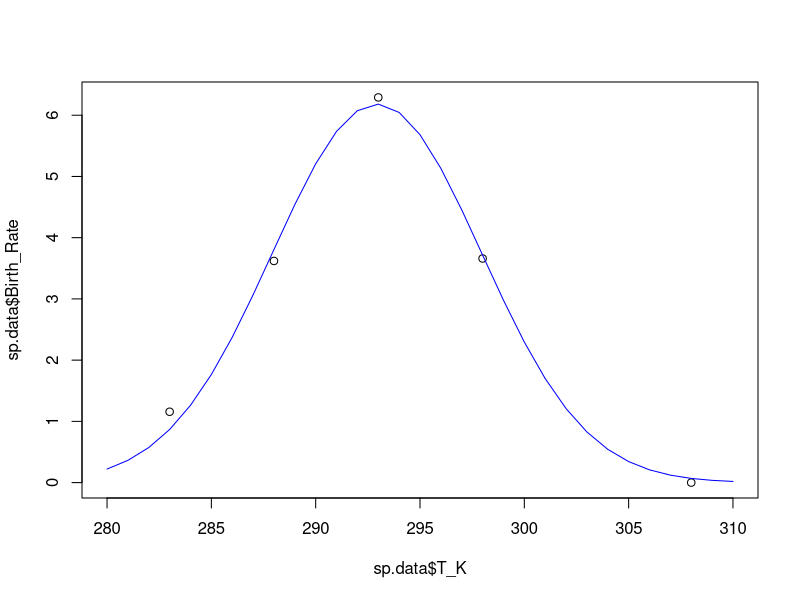
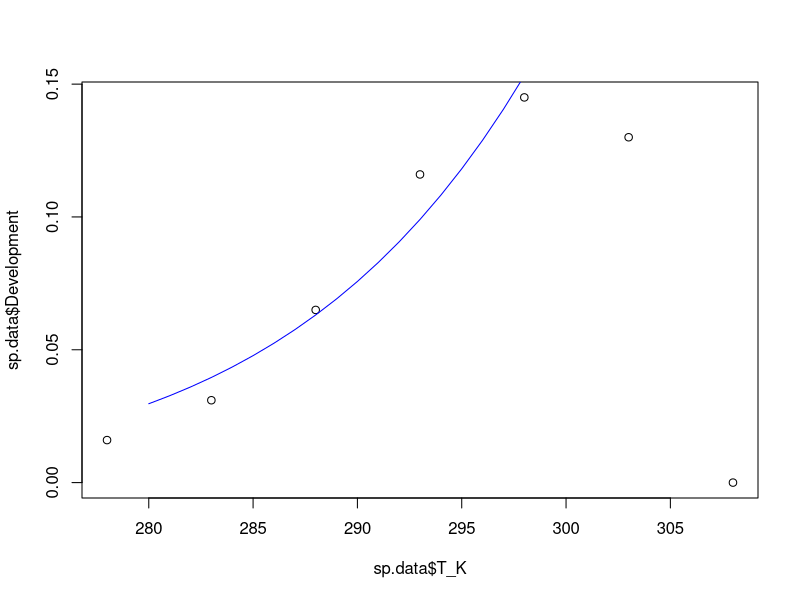
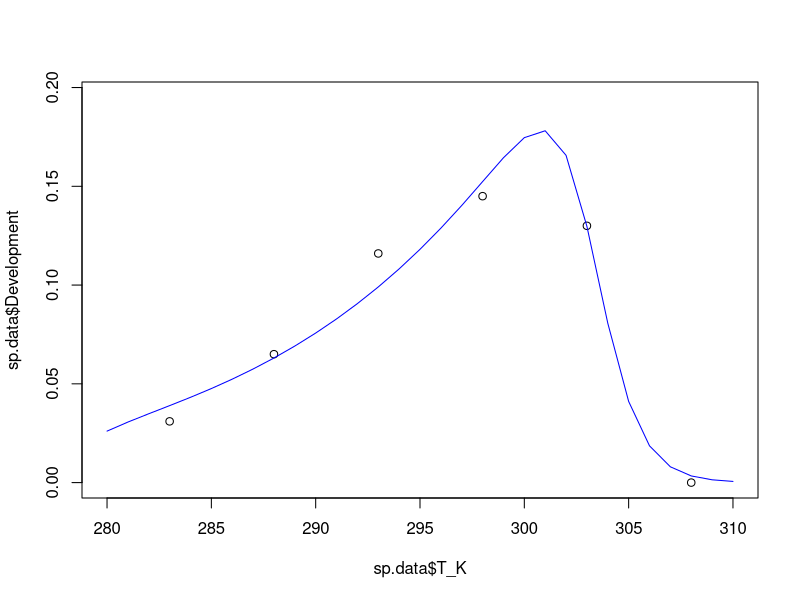

R code for these plots, in order: (Note: this script raises an error after producing the figures.)
###################################################################
#### This R script fits functions to temperature response data ####
###################################################################


# Load packages and set working directory
library(tidyr)
library(ggplot2)
library(dplyr)
library(tidyverse)
setwd(dirname(rstudioapi::getActiveDocumentContext()$path))

# Read data
data <- as.data.frame(read_csv("Temperature response data.csv"))

# USER: enter species name (used in temperature response data.csv)
name <- "Hyadaphis pseudobrassicae US"

# Assign species
sp.data <- data[data$Species == name,]
  
  
# Remove columns that do not contain temperature data
sp.data <- sp.data[-c(1:8,12,14,16,18,20,21,23,24,26,27,29,31,32,34,36,37,38)]

# Set some option for nls and plots
Tmin <- 280
Tmax <- 310
TR <- 293



####################################### FECUNDITY ###########################################
# NLS
fec <- nls(Birth_Rate ~ bTopt*exp(-((T_K-Toptb)^2)/(2*sb^2)), data=sp.data,
           start=list(bTopt=5, Toptb=TR, sb=3))
summary(fec)
# Plot model fits
plot(sp.data$T_K, sp.data$Birth_Rate, xlim = c(Tmin,Tmax), ylim = c(0,max(sp.data$Birth_Rate, na.rm = T)))
points(seq(Tmin,Tmax,1),coef(fec)[1]*exp(-((seq(Tmin,Tmax,1)-coef(fec)[2])^2)/(2*coef(fec)[3]^2)), type="l", col="blue")


###################################### DEVELOPMENT ##########################################
# estimate xTR and A
# NOTE: removed data beyond max development
dev.mon <- nls(Development ~ xTR*T_K/TR*exp(A*(1/TR-1/T_K)), data=sp.data[-c((nrow(sp.data)-1):nrow(sp.data)),],
               start=list(xTR=0.1, A=1000))
summary(dev.mon)
# plot model fits
plot(sp.data$T_K, sp.data$Development)
points(seq(Tmin,Tmax,1), coef(dev.mon)[1]*(seq(Tmin,Tmax,1)/TR)*exp(coef(dev.mon)[2]*(1/TR-1/seq(Tmin,Tmax,1))), type="l", col="blue")


# developmental temperature optima and maximum
(sp.data[sp.data$Development == max(sp.data$Development, na.rm = T), "T_K"])
(max(sp.data$T_K))


# estimate AL and AH separately from TL and TH if needed
xTR <- coef(dev.mon)[1]
A <- coef(dev.mon)[2]
kTL <- 283
kTH <- 303
dev.A <- nls(Development ~ xTR*(T_K/TR)*exp(A*(1/TR-1/T_K))/(1+exp(AL*(1/kTL-1/T_K))+exp(AH*(1/kTH-1/T_K))),
              data=sp.data, start=list(AL=-50000, AH=100000))
summary(dev.A)
AL <- coef(dev.A)[1]
AH <- coef(dev.A)[2]
dev.T <- nls(Development ~ xTR*(T_K/TR)*exp(A*(1/TR-1/T_K))/(1+exp(AL*(1/TL-1/T_K))+exp(AH*(1/TH-1/T_K))),
             data=sp.data, start=list(TL=kTL, TH=kTH))
summary(dev.T)
# plot model fits
plot(sp.data$T_K, sp.data$Development, xlim=c(Tmin,Tmax), ylim=c(0,max(sp.data$Development)+0.05))
points(seq(Tmin,Tmax,1), xTR*(seq(Tmin,Tmax,1)/TR)*exp(A*(1/TR-1/seq(Tmin,Tmax,1)))/
         (1+(exp(AL*(1/coef(dev.T)[1]-1/seq(Tmin,Tmax,1)))+exp(AH*(1/coef(dev.T)[2]-1/seq(Tmin,Tmax,1))))), type="l", col="blue")


# developmental temperature optima and maximum for all species
# results array
param.all <- as.data.frame(read_csv("Temperature response parameters.csv"))
results <- data.frame(param.all[,1], 1:nrow(param.all), 1:nrow(param.all))
results[4,] <- "Clavigralla tomentosicollis Burkina_Faso"
names(results) <- c("Species","Topt","Tmax")
# get data
for(s in 1:nrow(param.all)) {
  param <- data[data$Species == str_extract(results[s,]$Species, "[^ ]+ [^ ]+ [^ ]+"),]
  results[s,2] <- param[param$Development == max(param$Development), "T_K"]
  results[s,3] <- max(param$T_K) }
write_csv(results, "Development params.csv")



# estimate all parameters without TL and AL
dev.A <- nls(Development ~ xTR*(T_K/TR)*exp(A*(1/TR-1/T_K))/(1+exp(AH*(1/TH-1/T_K))),
             data=sp.data, start=list(xTR=0.1, A=1000, AH=50000, TH=300))
summary(dev.A)
xTR <- coef(dev.A)[1]
A <- coef(dev.A)[2]
AH <- coef(dev.A)[3]
TH <- coef(dev.A)[4]
# Plot model fits
plot(sp.data$T_K, sp.data$Development, xlim=c(Tmin,Tmax), ylim=c(0,max(sp.data$Development)+0.05))
points(seq(Tmin,Tmax,1), xTR*(seq(Tmin,Tmax,1)/TR)*exp(A*(1/TR-1/seq(Tmin,Tmax,1)))/
         (1+exp(AH*(1/TH-1/seq(Tmin,Tmax,1)))), type="l", col="blue")


# estimate TH and AH separately from TL and AL (or without) if needed
kAL <- -5000
dev.H <- nls(Development ~ xTR*(T_K/TR)*exp(A*(1/TR-1/T_K))/(1+exp(kAL*(1/kTL-1/T_K))+exp(AH*(1/TH-1/T_K))),
             data=sp.data, start=list(TH=kTH, AH=100000))
summary(dev.H)
kTH <- coef(dev.H)[1]
kAH <- coef(dev.H)[2]
dev.AL <- nls(Development ~ xTR*(T_K/TR)*exp(A*(1/TR-1/T_K))/(1+exp(AL*(1/kTL-1/T_K))+exp(kAH*(1/kTH-1/T_K))),
             data=sp.data, start=list(AL=-10000))
summary(dev.AL)
dev.TL <- nls(Development ~ xTR*(T_K/TR)*exp(A*(1/TR-1/T_K))/(1+exp(coef(dev.AL)[1]*(1/TL-1/T_K))+exp(coef(dev.H)[2]*(1/coef(dev.H)[1]-1/T_K))),
             data=sp.data, start=list(TL=kTL))
summary(dev.TL)
# Plot model fits
plot(sp.data$T_K, sp.data$Development)
points(seq(Tmin,Tmax,1), xTR*(seq(Tmin,Tmax,1)/TR)*exp(A*(1/TR-1/seq(Tmin,Tmax,1)))/
         (1+(exp(coef(dev.AL)[1]*(1/coef(dev.TL)[1]-1/seq(Tmin,Tmax,1)))+exp(coef(dev.H)[2]*(1/coef(dev.H)[1]-1/seq(Tmin,Tmax,1))))), type="l", col="blue")


# Minimum developmental temperature
# NOTE: removed data beyond max development
dev.min <- nls(Development ~ m*T_K+b, data=sp.data[-c((nrow(sp.data)-1):nrow(sp.data)),],
               start=list(m=0.01, b=0))
summary(dev.min)
# Plot model fits
plot(sp.data$T_K, sp.data$Development, xlim=c(280,Tmax))
points(seq(280,Tmax,1), coef(dev.min)[1]*seq(280,Tmax,1)+coef(dev.min)[2], type="l", col="blue")

# Calculate Tmin
Tmin <- (-coef(dev.min)[2]/coef(dev.min)[1])[[1]]
Tmin



######################################## MORTALITY ##########################################
# NLS for juvenile mortality
mort.J <- nls(Juv_Mortality ~ xTR*exp(A*(1/TR-1/T_K)), data=sp.data,
              start=list(xTR=0.01, A=10000))
summary(mort.J)
# Plot model fits
plot(sp.data$T_K, sp.data$Juv_Mortality, ylim=c(0,0.3))
points(seq(Tmin,Tmax,1), coef(mort.J)[1]*exp(coef(mort.J)[2]*(1/TR-1/seq(Tmin,Tmax,1))), type="l", col="blue")


# NLS for adult mortality
mort.A <- nls(Adult_Mortality ~ xTR*exp(A*(1/TR-1/T_K)), data=sp.data,
              start=list(xTR=0.01, A=10000))
summary(mort.A)
# Plot model fits
plot(sp.data$T_K, sp.data$Adult_Mortality, ylim=c(0,1))
points(seq(Tmin,Tmax,1), coef(mort.A)[1]*exp(coef(mort.A)[2]*(1/TR-1/seq(Tmin,Tmax,1))), type="l", col="blue")



################################## r (INTRINSIC GROWTH RATE) ################################
# estimate all parameters
r <- nls(r ~ ifelse(T_K <= Topt, rMax*exp(-1*((T_K-Topt)/(2*sr))^2),
                    rMax*(1 - ((T_K-Topt)/(Topt-Tmax))^2)),
                    data=sp.data, start=list(sr=5, Topt=295, Tmax=300, rMax=0.3))
summary(r)
# Plot model fits
plot(sp.data$T_K, sp.data$r, xlim = c(Tmin,Tmax+5), ylim = c(-0.2,0.4)) #max(sp.data$r)+0.05))
points(seq(Tmin,Tmax+5,1), ifelse(seq(Tmin,Tmax+5,1) <= coef(r)[2], coef(r)[4]*exp(-1*((seq(Tmin,Tmax+5,1)-coef(r)[2])/(2*coef(r)[1]))^2),
                                coef(r)[4]*(1 - ((seq(Tmin,Tmax+5,1)-coef(r)[2])/(coef(r)[2]-coef(r)[3]))^2)), type="l", col="blue")


# set Topt and rMax (NOTE: Topt cannot equal Tmax in nls)
Topt <- sp.data[nrow(sp.data)-2,"T_K"]
rMax <- sp.data[sp.data$T_K==Topt,"r"]
# estimate all other parameters
r <- nls(r ~ ifelse(T_K <= Topt, rMax*exp(-1*((T_K-Topt)/(2*sr))^2),
                    rMax*(1 - ((T_K-Topt)/(Topt-Tmax))^2)),
         data=sp.data, start=list(sr=3, Tmax=305))
summary(r)
# Plot model fits
plot(sp.data$T_K, sp.data$r, xlim=c(Tmin,Tmax), ylim=c(0,rMax))
points(seq(Tmin,Tmax+5,1), ifelse(seq(Tmin,Tmax+5,1) <= Topt, rMax*exp(-1*((seq(Tmin,Tmax+5,1)-Topt)/(2*coef(r)[1]))^2),
                                rMax*(1 - ((seq(Tmin,Tmax+5,1)-Topt)/(Topt-coef(r)[2]))^2)), type="l", col="blue")
rMax
Topt
coef(r)[2]
coef(r)[1]






##################################### EGG DEVELOPMENT ########################################
# estimate xTR and A
# NOTE: removed data beyond max development
dev.mon <- nls(Egg_Dev ~ xTR*T_K/TR*exp(A*(1/TR-1/T_K)), data=sp.data[-c((nrow(sp.data)-0):nrow(sp.data)),],
               start=list(xTR=0.1, A=1000))
summary(dev.mon)
# Plot model fits
plot(sp.data$T_K, sp.data$Egg_Dev)
points(seq(Tmin,Tmax,1), coef(dev.mon)[1]*(seq(Tmin,Tmax,1)/TR)*exp(coef(dev.mon)[2]*(1/TR-1/seq(Tmin,Tmax,1))), type="l", col="blue")

# estimate AL and AH separately from TL and TH if needed
kTL <- 297
kTH <- 311
dev.A <- nls(Egg_Dev ~ coef(dev.mon)[1]*(T_K/TR)*exp(coef(dev.mon)[2]*(1/TR-1/T_K))/(1+exp(AL*(1/kTL-1/T_K))+exp(AH*(1/kTH-1/T_K))),
             data=sp.data, start=list(AL=-50000, AH=50000))
summary(dev.A)
dev.T <- nls(Egg_Dev ~ coef(dev.mon)[1]*(T_K/TR)*exp(coef(dev.mon)[2]*(1/TR-1/T_K))/(1+exp(coef(dev.A)[1]*(1/TL-1/T_K))+exp(coef(dev.A)[2]*(1/TH-1/T_K))),
             data=sp.data, start=list(TL=kTL, TH=kTH))
summary(dev.T)
# Plot model fits
plot(sp.data$T_K, sp.data$Egg_Dev, xlim=c(Tmin,Tmax), ylim=c(0,0.4))
points(seq(Tmin,Tmax,1), coef(dev.mon)[1]*(seq(Tmin,Tmax,1)/TR)*exp(coef(dev.mon)[2]*(1/TR-1/seq(Tmin,Tmax,1)))/
         (1+(exp(coef(dev.A)[1]*(1/coef(dev.T)[1]-1/seq(Tmin,Tmax,1)))+exp(coef(dev.A)[2]*(1/coef(dev.T)[2]-1/seq(Tmin,Tmax,1))))), type="l", col="blue")

# estimate TH and AH separately from TL and AL if needed
kAL <- -100000
dev.H <- nls(Egg_Dev ~ coef(dev.mon)[1]*(T_K/TR)*exp(coef(dev.mon)[2]*(1/TR-1/T_K))/(1+exp(kAL*(1/kTL-1/T_K))+exp(AH*(1/TH-1/T_K))),
             data=sp.data, start=list(TH=kTH, AH=50000))
summary(dev.H)
dev.AL <- nls(Egg_Dev ~ coef(dev.mon)[1]*(T_K/TR)*exp(coef(dev.mon)[2]*(1/TR-1/T_K))/(1+exp(AL*(1/kTL-1/T_K))+exp(coef(dev.H)[2]*(1/coef(dev.H)[1]-1/T_K))),
              data=sp.data, start=list(AL=-100000))
summary(dev.AL)
dev.TL <- nls(Egg_Dev ~ coef(dev.mon)[1]*(T_K/TR)*exp(coef(dev.mon)[2]*(1/TR-1/T_K))/(1+exp(coef(dev.AL)[1]*(1/TL-1/T_K))+exp(coef(dev.H)[2]*(1/coef(dev.H)[1]-1/T_K))),
              data=sp.data, start=list(TL=kTL))
summary(dev.TL)
# Plot model fits
plot(sp.data$T_K, sp.data$Egg_Dev)
points(seq(Tmin,Tmax,1), coef(dev.mon)[1]*(seq(Tmin,Tmax,1)/TR)*exp(coef(dev.mon)[2]*(1/TR-1/seq(Tmin,Tmax,1)))/
         (1+(exp(coef(dev.AL)[1]*(1/coef(dev.TL)[1]-1/seq(Tmin,Tmax,1)))+exp(coef(dev.H)[2]*(1/coef(dev.H)[1]-1/seq(Tmin,Tmax,1))))), type="l", col="blue")



###################################### DEVELOPMENT ##########################################
# Monotonic response
# dev.mon <- nls(Development ~ xTR*T_K/TR*exp(A*(1/TR-1/T_K)), data=sp.data,
#                start=list(xTR=0.01, A=5000))
# summary(dev.mon)
# Plot model fits
# plot(sp.data$T_K, sp.data$Development)
# points(seq(Tmin,Tmax,1), coef(dev.mon)[1]*(seq(Tmin,Tmax,1)/TR)*exp(coef(dev.mon)[2]*(1/TR-1/seq(Tmin,Tmax,1))), type="l", col="blue")


# Sharpe-Schoolfield response
# estimate all parameters
# dev <- nls(Development ~ xTR*(T_K/TR)*exp(A*(1/TR-1/T_K))/(1+exp(AL*(1/TL-1/T_K))+exp(AH*(1/TH-1/T_K))),
#               data=sp.data, start=list(xTR=0.03, A=7000, AL=-30000, AH=270000, TL=286, TH=306))
# summary(dev)
# Plot model fits
# plot(sp.data$T_K, sp.data$Development)
# points(seq(Tmin,Tmax,1), coef(dev)[1]*(seq(Tmin,Tmax,1)/TR)*exp(coef(dev)[2]*(1/TR-1/seq(Tmin,Tmax,1)))/
#          (1+(exp(coef(dev)[3]*(1/coef(dev)[5]-1/seq(Tmin,Tmax,1)))+exp(coef(dev)[4]*(1/coef(dev)[6]-1/seq(Tmin,Tmax,1))))), type="l", col="blue")


# estimate AL, AH, TL, and TH
# NOTE: if needed, set AH based on NLS below and run code iteratively until AL and AH do not appreciably change)
# dev.SS <- nls(Development ~ coef(dev.mon)[1]*(T_K/TR)*exp(coef(dev.mon)[2]*(1/TR-1/T_K))/(1+exp(AL*(1/TL-1/T_K))+exp(AH*(1/TH-1/T_K))),
#               data=sp.data, start=list(AL=-66000, AH=235000, TL=288, TH=309.6))
# summary(dev.SS)
# Plot model fits
# plot(sp.data$T_K, sp.data$Development)
# points(seq(Tmin,Tmax,1), coef(dev.mon)[1]*(seq(Tmin,Tmax,1)/TR)*exp(coef(dev.mon)[2]*(1/TR-1/seq(Tmin,Tmax,1)))/
#          (1+(exp(coef(dev.SS)[1]*(1/coef(dev.SS)[3]-1/seq(Tmin,Tmax,1)))+exp(coef(dev.SS)[2]*(1/coef(dev.SS)[4]-1/seq(Tmin,Tmax,1))))), type="l", col="blue")



########################### LACTIN MODEL OF DEVELOPMENT #############################
# estimate all parameters
#lactin <- nls(Development ~ exp(mTopt*T_K)-exp(mTopt*Tmax-(Tmax-T_K)/mDelta) + mTmin,
#              data=sp.data, start=list(mTopt=0.05, Tmax=305, mDelta=10, mTmin=0.01))
#summary(lactin)
# Plot model fits
#plot(sp.data$T_K, sp.data$Development)
#points(seq(Tmin,Tmax,1), coef(dev.mon)[1]*(seq(Tmin,Tmax,1)/TR)*exp(coef(dev.mon)[2]*(1/TR-1/seq(Tmin,Tmax,1)))/
#         (1+(exp(coef(dev.SS)[1]*(1/coef(dev.SS)[3]-1/seq(Tmin,Tmax,1)))+exp(coef(dev.SS)[2]*(1/coef(dev.SS)[4]-1/seq(Tmin,Tmax,1))))), type="l", col="blue")

# estimate mDelta and mTmin
#lactin.test <- nls(Development ~ exp(0.06*T_K)-exp(0.06*kTH-(kTH-T_K)/mDelta) + mTmin,
#              data=sp.data, start=list(mDelta=1, mTmin=0.01))
#summary(lactin.test)
# Plot model fits
#plot(sp.data$T_K, sp.data$Development)
#points(seq(Tmin,Tmax,1), exp(0.06*seq(Tmin,Tmax,1))-exp(0.06*305-(305-seq(Tmin,Tmax,1))/1) + 0.01, type="l", col="blue")



#################################### EGG MORTALITY ######################################
# Mortality estimated using fit at reference temperature
# NLS for egg mortality
mort.J <- nls(Egg_Mortality ~ xTR*exp(A*(1/TR-1/T_K)), data=sp.data,
              start=list(xTR=0.01, A=10000))
summary(mort.J)
# Plot model fits
plot(sp.data$T_K, sp.data$Egg_Mortality, ylim=c(0,0.2))
points(seq(Tmin,Tmax,1), coef(mort.J)[1]*exp(coef(mort.J)[2]*(1/TR-1/seq(Tmin,Tmax,1))), type="l", col="blue")



# Mortality estimated using data at reference temperature
dJTR <- sp.data[sp.data$T_K==TR,"Juv_Mortality"]
dATR <- sp.data[sp.data$T_K==TR,"Adult_Mortality"]

# NLS for juvenile mortality
mort.J <- nls(Juv_Mortality ~ dJTR*exp(A*(1/TR-1/T_K)), data=sp.data,
              start=list(A=10000))
summary(mort.J)
# Plot model fits
plot(sp.data$T_K, sp.data$Juv_Mortality) #, ylim=c(0,0.2))
points(seq(Tmin,Tmax,1), dJTR*exp(coef(mort.J)[1]*(1/TR-1/seq(Tmin,Tmax,1))), type="l", col="blue")


# NLS for adult mortality
mort.A <- nls(Adult_Mortality ~ dATR*exp(A*(1/TR-1/T_K)), data=sp.data,
              start=list(A=1000))
summary(mort.A)
# Plot model fits
plot(sp.data$T_K, sp.data$Adult_Mortality, ylim=c(0,1))
points(seq(Tmin,Tmax,1), dATR*exp(coef(mort.A)[1]*(1/TR-1/seq(Tmin,Tmax,1))), type="l", col="blue")



########################### R0 (NET REPRODUCTIVE RATE) ##############################
# NLS
fit.R0 <- nls(R0 ~ R0Topt*exp(-((T_K-ToptR0)^2)/(2*sR0^2)), data=sp.data,
              start=list(R0Topt=200, ToptR0=TR, sR0=10))
summary(fit.R0)
# Plot model fits
plot(sp.data$T_K, sp.data$R0)
points(seq(Tmin,Tmax,1),coef(fit.R0)[1]*exp(-((seq(Tmin,Tmax,1)-coef(fit.R0)[2])^2)/(2*coef(fit.R0)[3]^2)), type="l", col="blue")

# calculate R0Tmax: temperature at which R0 = 1
R0Tmax <- 0
deltaT <- (5*coef(fit.R0)[3]/1000)[[1]] # temperature range = 5 sigma away from Topt
for(i in 0:1000) {
  if(coef(fit.R0)[1]*exp(-(((coef(fit.R0)[2] + i*deltaT) - coef(fit.R0)[2])^2)/(2*coef(fit.R0)[3])^2) <= 1 & R0Tmax == 0)
  { R0Tmax <- (coef(fit.R0)[2] + i*deltaT)[[1]] }}
R0Tmax
